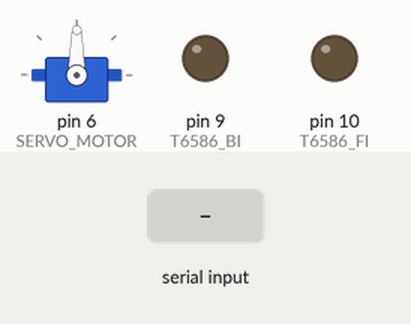
Recording of a sketch running on a simulated Arduino Uno, built with avr-gcc and run on an emulated ATmega328P. On the bench: servo, output pins drawn as LEDs (lit = HIGH). The inputs (shaded band) are chosen by the test bench. What the sketch prints to the serial monitor is not drawn.

Above: at 1.2 s.
1.3 s: "30,150,10\n" received over Serial
At 3.2 s:
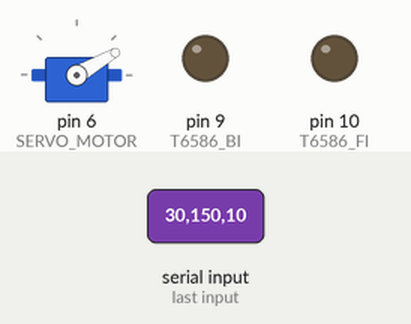
3.8 s: "90,45,200\n" received over the second serial link
At 4.9 s:
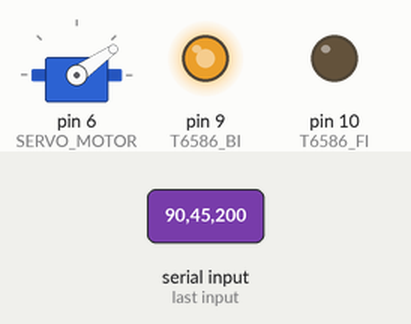
5.3 s: "200\n" received over the second serial link
At 6.3 s:
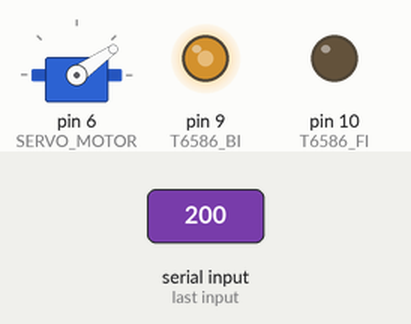
6.8 s: "90,45,200\n" received over Serial
At 9.0 s:
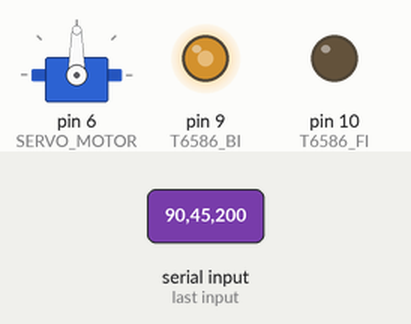
9.3 s: "90,45\n" received over the second serial link
At 10.5 s:
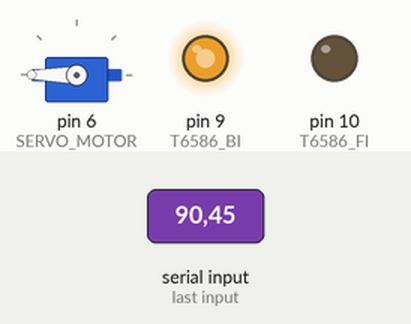
10.8 s: "5\n" received over Serial
At 12.5 s:
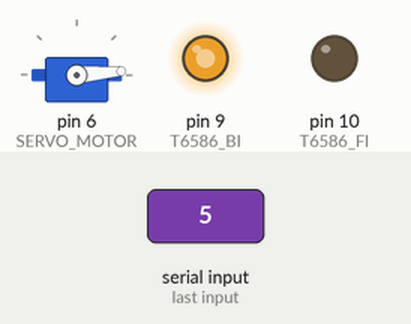
Timing chart, 0 to 14.0 s (numbered marks = the images above; inputs shaded):
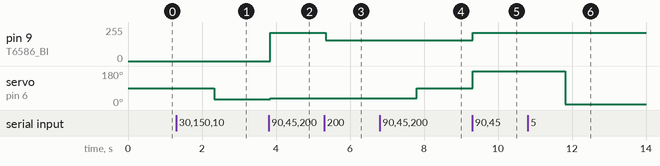

The sketch:

TIP120_RC_RX.ino
```cpp
// ### HC-12 'LED-side' 가변저항(LED) 회로 코드   ###
// RasINO IoT : https://rasino.tistory.com/

#include <SoftwareSerial.h>
#include <Servo.h>
#define HC12_TX 3
#define HC12_RX 4

#define T6586_FI 10
#define T6586_BI 9

#define SERVO_MOTOR 6

SoftwareSerial HC12(HC12_TX, HC12_RX); // HC-12 TX Pin, HC-12 RX Pin
Servo myServo; // 서보 모터 객체 생성

void setup()
{
  Serial.begin(9600); // computer :양방향_화살표: 시리얼포트(아두이노) 통신속도
  HC12.begin(9600);   // 시리얼포트(아두이노) :양방향_화살표: HC12   통신속도
  delay(50);
  Serial.println("setup start");


  pinMode(T6586_FI,OUTPUT);
  pinMode(T6586_BI,OUTPUT);

  myServo.attach(SERVO_MOTOR);
  myServo.write(90); // 중앙 위치로 초기화

  digitalWrite(T6586_FI,LOW);
  digitalWrite(T6586_BI,LOW);
  Serial.println("setup end");
  Serial.println("Waiting for HC12 data...");

  // 핀 설정 확인
  Serial.print("T6586_FI pin: ");
  Serial.println(T6586_FI);
  Serial.print("T6586_BI pin: ");
  Serial.println(T6586_BI);

  HC12.println("start");
}

void loop()
{
  // HC12에서 데이터가 있는지 확인
  if(HC12.available()){
    Serial.print("Data received from HC12: ");

    String receivedData = HC12.readStringUntil('\n');
    receivedData.trim();
    int values[4]; // 최대 10개 값 저장
    int valueCount = 0;

    int startPos = 0;
    int commaPos = receivedData.indexOf(',');

    while (commaPos != -1 && valueCount < 4) {
        String valueStr = receivedData.substring(startPos, commaPos);
        valueStr.trim();
        if (valueStr.length() > 0) {
            values[valueCount] = valueStr.toInt();
            valueCount++;
        }
        startPos = commaPos + 1;
        commaPos = receivedData.indexOf(',', startPos);
    }
    if (startPos < receivedData.length() && valueCount < 4) {
        String valueStr = receivedData.substring(startPos);
        valueStr.trim();
        if (valueStr.length() > 0) {
            values[valueCount] = valueStr.toInt();
            valueCount++;
        }
    }

    HC12.println(receivedData);

    int speed = values[0];
    int left_button = values[1];
    int direction = values[2];
    int right_button = values[3];
    Serial.print(receivedData);
    // Serial.print(" [speed: ");
    // Serial.print(speed);
    // Serial.print(" left_button: ");
    // Serial.print(left_button);
    // Serial.print(" direction: ");
    // Serial.print(direction);
    // Serial.print(" right_button: ");
    // Serial.print(right_button);
    // Serial.println("]");

    // 수신된 데이터에 따른 모터 제어
    //최대는 168
    if(speed >= 525) // 한방향으로 모터 회전 (87~168 범위)
    {
      // 87~168 범위를 0~255로 매핑
      int mappedValueFront = map(speed, 521, 1023, 0, 255);
      analogWrite(T6586_FI, mappedValueFront);
      analogWrite(T6586_BI, 0);
      // Serial.print(" Motor forward: ");
      // Serial.print(speed);
      // Serial.print(" -> ");
      // Serial.print(mappedValueFront);
      // Serial.print(" (FI pin: ");
      // Serial.print(T6586_FI);
      // Serial.println(")");

    }
    else if(speed <= 515) // 반대방향으로 모터 회전 (0~83 범위)
    {
      // 0~83 범위를 255~0으로 매핑 (83->0, 0->255)
      int mappedValueBack = map(speed, 0, 520, 255, 0);
      analogWrite(T6586_FI, 0);
      analogWrite(T6586_BI, mappedValueBack);
      // Serial.print(" Motor backward: ");
      // Serial.print(speed);
      // Serial.print(" -> ");
      // Serial.print(mappedValueBack);
      // Serial.print(" (BI pin: ");
      // Serial.print(T6586_BI);
      // Serial.println(")");
    }
    else // 84~86 범위는 모터 정지
    {
      analogWrite(T6586_FI, 0);
      analogWrite(T6586_BI, 0);
      // Serial.print("Motor stop: ");
      // Serial.print(speed);
    }

    int mappedValueDirection = map(direction, 0, 1023, 0, 180);
    if(mappedValueDirection < 89 || 91 < mappedValueDirection){
      Serial.print(" direction: ");
      Serial.println(mappedValueDirection);
      myServo.write(mappedValueDirection);
    }else{
      Serial.print(" direction: ");
      Serial.println(mappedValueDirection);
    }

  // }


  // Serial.println("---");

  }


  //서보 컨트롤
  if(Serial.available()) {
    Serial.print("Data received from serial: ");
    String input = Serial.readString();
    input.trim(); // 앞뒤 공백 제거

    // 숫자인지 확인
    if(input.length() > 0) {
      int angle = input.toInt();

      // 각도 범위 확인 (0-180)
      if(angle >= 0 && angle <= 180) {
        myServo.write(angle);
        Serial.print("Servo moved to: ");
        Serial.print(angle);
        Serial.println(" degrees");
      } else {
        Serial.println("Invalid angle! Please enter a value between 0-180");
      }
    }
  }
  delay(50); // 로그 출력 후 짧은 딜레이
}
```

Measured:
- after the input at 1.3 s, servo on pin 6 (SERVO_MOTOR): 90° → 30° after 1.0 s
- after the input at 3.8 s, pin 9 (T6586_BI): 0/255 → 211/255 at once; servo on pin 6 (SERVO_MOTOR): 30° → 35° at once
- after the input at 5.3 s, pin 9 (T6586_BI): 211/255 → 157/255 after 0.05 s
- after the input at 6.8 s, servo on pin 6 (SERVO_MOTOR): 35° → 90° after 1.0 s
- after the input at 9.3 s, pin 9 (T6586_BI): 157/255 → 211/255 at once; servo on pin 6 (SERVO_MOTOR): 90° → 180° at once
- after the input at 10.8 s, servo on pin 6 (SERVO_MOTOR): 180° → 5° after 1.0 s
